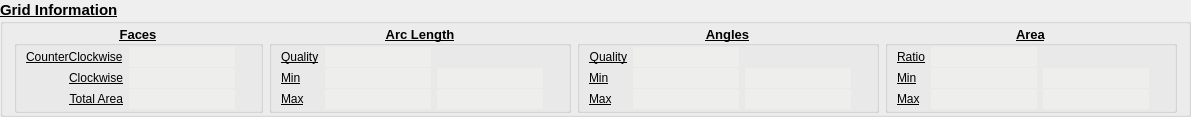
     <widget class="QGroupBox" name="gridInformation">
      <property name="enabled">
       <bool>true</bool>
      </property>
      <property name="palette">
       <palette>
        <active>
         <colorrole role="Base">
          <brush brushstyle="SolidPattern">
           <color alpha="255">
            <red>238</red>
            <green>238</green>
            <blue>236</blue>
           </color>
          </brush>
         </colorrole>
        </active>
        <inactive>
         <colorrole role="Base">
          <brush brushstyle="SolidPattern">
           <color alpha="255">
            <red>238</red>
            <green>238</green>
            <blue>236</blue>
           </color>
          </brush>
         </colorrole>
        </inactive>
        <disabled>
         <colorrole role="Base">
          <brush brushstyle="SolidPattern">
           <color alpha="255">
            <red>239</red>
            <green>235</green>
            <blue>231</blue>
           </color>
          </brush>
         </colorrole>
        </disabled>
       </palette>
      </property>
      <property name="font">
       <font>
        <pointsize>11</pointsize>
        <weight>75</weight>
        <bold>true</bold>
        <underline>true</underline>
       </font>
      </property>
      <property name="title">
       <string>Grid Information</string>
      </property>
      <layout class="QGridLayout" name="gridLayout_2">
       <property name="topMargin">
        <number>1</number>
       </property>
       <property name="bottomMargin">
        <number>1</number>
       </property>
       <item row="0" column="0">
        <widget class="QGroupBox" name="faceValues">
         <property name="font">
          <font>
           <pointsize>10</pointsize>
          </font>
         </property>
         <property name="title">
          <string>Faces</string>
         </property>
         <property name="alignment">
          <set>Qt::AlignCenter</set>
         </property>
         <layout class="QGridLayout" name="gridLayout_3">
          <property name="topMargin">
           <number>1</number>
          </property>
          <property name="rightMargin">
           <number>25</number>
          </property>
          <property name="bottomMargin">
           <number>1</number>
          </property>
          <property name="verticalSpacing">
           <number>1</number>
          </property>
          <item row="0" column="5">
           <widget class="QLineEdit" name="faceCounterVal">
            <property name="font">
             <font>
              <pointsize>9</pointsize>
              <weight>50</weight>
              <bold>false</bold>
              <underline>false</underline>
             </font>
            </property>
            <property name="frame">
             <bool>false</bool>
            </property>
            <property name="readOnly">
             <bool>true</bool>
            </property>
           </widget>
          </item>
          <item row="3" column="5">
           <widget class="QLineEdit" name="faceClockwiseVal">
            <property name="font">
             <font>
              <pointsize>9</pointsize>
              <weight>50</weight>
              <bold>false</bold>
              <underline>false</underline>
             </font>
            </property>
            <property name="frame">
             <bool>false</bool>
            </property>
            <property name="readOnly">
             <bool>true</bool>
            </property>
           </widget>
          </item>
          <item row="0" column="4">
           <widget class="QLabel" name="faceCounterTxt">
            <property name="font">
             <font>
              <pointsize>9</pointsize>
              <weight>50</weight>
              <bold>false</bold>
             </font>
            </property>
            <property name="text">
             <string>CounterClockwise</string>
            </property>
           </widget>
          </item>
          <item row="3" column="4">
           <widget class="QLabel" name="faceClockwiseTxt">
            <property name="font">
             <font>
              <pointsize>9</pointsize>
              <weight>50</weight>
              <bold>false</bold>
             </font>
            </property>
            <property name="text">
             <string>Clockwise</string>
            </property>
            <property name="alignment">
             <set>Qt::AlignRight|Qt::AlignTrailing|Qt::AlignVCenter</set>
            </property>
           </widget>
          </item>
          <item row="4" column="4">
           <widget class="QLabel" name="faceTotalAreaTxt">
            <property name="font">
             <font>
              <pointsize>9</pointsize>
              <weight>50</weight>
              <bold>false</bold>
             </font>
            </property>
            <property name="text">
             <string>Total Area</string>
            </property>
            <property name="alignment">
             <set>Qt::AlignRight|Qt::AlignTrailing|Qt::AlignVCenter</set>
            </property>
           </widget>
          </item>
          <item row="4" column="5">
           <widget class="QLineEdit" name="faceTotalAreaVal">
            <property name="enabled">
             <bool>true</bool>
            </property>
            <property name="font">
             <font>
              <pointsize>9</pointsize>
              <weight>50</weight>
              <bold>false</bold>
              <underline>false</underline>
             </font>
            </property>
            <property name="frame">
             <bool>false</bool>
            </property>
            <property name="readOnly">
             <bool>true</bool>
            </property>
           </widget>
          </item>
         </layout>
        </widget>
       </item>
       <item row="0" column="2">
        <widget class="QGroupBox" name="angleValues">
         <property name="font">
          <font>
           <pointsize>10</pointsize>
          </font>
         </property>
         <property name="title">
          <string>Angles</string>
         </property>
         <property name="alignment">
          <set>Qt::AlignCenter</set>
         </property>
         <layout class="QGridLayout" name="gridLayout_4">
          <property name="topMargin">
           <number>1</number>
          </property>
          <property name="rightMargin">
           <number>25</number>
          </property>
          <property name="bottomMargin">
           <number>1</number>
          </property>
          <property name="verticalSpacing">
           <number>1</number>
          </property>
          <item row="2" column="5">
           <widget class="QLineEdit" name="angMaxVal">
            <property name="font">
             <font>
              <pointsize>9</pointsize>
              <weight>50</weight>
              <bold>false</bold>
              <underline>false</underline>
             </font>
            </property>
            <property name="frame">
             <bool>false</bool>
            </property>
            <property name="readOnly">
             <bool>true</bool>
            </property>
           </widget>
          </item>
          <item row="2" column="3">
           <widget class="QLabel" name="angMaxTxt">
            <property name="font">
             <font>
              <pointsize>9</pointsize>
              <weight>50</weight>
              <bold>false</bold>
             </font>
            </property>
            <property name="text">
             <string>Max</string>
            </property>
           </widget>
          </item>
          <item row="2" column="6">
           <widget class="QLineEdit" name="angMaxLonLat">
            <property name="font">
             <font>
              <pointsize>9</pointsize>
              <weight>50</weight>
              <bold>false</bold>
              <underline>false</underline>
             </font>
            </property>
            <property name="frame">
             <bool>false</bool>
            </property>
            <property name="readOnly">
             <bool>true</bool>
            </property>
           </widget>
          </item>
          <item row="1" column="6">
           <widget class="QLineEdit" name="angMinLonLat">
            <property name="font">
             <font>
              <pointsize>9</pointsize>
              <weight>50</weight>
              <bold>false</bold>
              <underline>false</underline>
             </font>
            </property>
            <property name="frame">
             <bool>false</bool>
            </property>
            <property name="readOnly">
             <bool>true</bool>
            </property>
           </widget>
          </item>
          <item row="1" column="5">
           <widget class="QLineEdit" name="angMinVal">
            <property name="font">
             <font>
              <pointsize>9</pointsize>
              <weight>50</weight>
              <bold>false</bold>
              <underline>false</underline>
             </font>
            </property>
            <property name="frame">
             <bool>false</bool>
            </property>
            <property name="readOnly">
             <bool>true</bool>
            </property>
           </widget>
          </item>
          <item row="1" column="3">
           <widget class="QLabel" name="angMinTxt">
            <property name="font">
             <font>
              <pointsize>9</pointsize>
              <weight>50</weight>
              <bold>false</bold>
             </font>
            </property>
            <property name="text">
             <string>Min</string>
            </property>
           </widget>
          </item>
          <item row="0" column="3">
           <widget class="QLabel" name="angQualityTxt">
            <property name="font">
             <font>
              <pointsize>9</pointsize>
              <weight>50</weight>
              <bold>false</bold>
             </font>
            </property>
            <property name="text">
             <string>Quality</string>
            </property>
            <property name="alignment">
             <set>Qt::AlignRight|Qt::AlignTrailing|Qt::AlignVCenter</set>
            </property>
           </widget>
          </item>
          <item row="0" column="5">
           <widget class="QLineEdit" name="angQualityVal">
            <property name="font">
             <font>
              <pointsize>9</pointsize>
              <weight>50</weight>
              <bold>false</bold>
              <underline>false</underline>
             </font>
            </property>
            <property name="frame">
             <bool>false</bool>
            </property>
            <property name="readOnly">
             <bool>true</bool>
            </property>
           </widget>
          </item>
         </layout>
        </widget>
       </item>
       <item row="0" column="3">
        <widget class="QGroupBox" name="areaValues">
         <property name="font">
          <font>
           <pointsize>10</pointsize>
          </font>
         </property>
         <property name="title">
          <string>Area</string>
         </property>
         <property name="alignment">
          <set>Qt::AlignCenter</set>
         </property>
         <layout class="QGridLayout" name="gridLayout_5">
          <property name="topMargin">
           <number>1</number>
          </property>
          <property name="rightMargin">
           <number>25</number>
          </property>
          <property name="bottomMargin">
           <number>1</number>
          </property>
          <property name="verticalSpacing">
           <number>1</number>
          </property>
          <item row="1" column="4">
           <widget class="QLineEdit" name="areaMinVal">
            <property name="font">
             <font>
              <pointsize>9</pointsize>
              <weight>50</weight>
              <bold>false</bold>
              <underline>false</underline>
             </font>
            </property>
            <property name="frame">
             <bool>false</bool>
            </property>
            <property name="readOnly">
             <bool>true</bool>
            </property>
           </widget>
          </item>
          <item row="1" column="3">
           <widget class="QLabel" name="areaMinTxt">
            <property name="font">
             <font>
              <pointsize>9</pointsize>
              <weight>50</weight>
              <bold>false</bold>
             </font>
            </property>
            <property name="text">
             <string>Min</string>
            </property>
           </widget>
          </item>
          <item row="1" column="5">
           <widget class="QLineEdit" name="areaMinLonLat">
            <property name="font">
             <font>
              <pointsize>9</pointsize>
              <weight>50</weight>
              <bold>false</bold>
              <underline>false</underline>
             </font>
            </property>
            <property name="frame">
             <bool>false</bool>
            </property>
            <property name="readOnly">
             <bool>true</bool>
            </property>
           </widget>
          </item>
          <item row="3" column="5">
           <widget class="QLineEdit" name="areaMaxLonLat">
            <property name="font">
             <font>
              <pointsize>9</pointsize>
              <weight>50</weight>
              <bold>false</bold>
              <underline>false</underline>
             </font>
            </property>
            <property name="frame">
             <bool>false</bool>
            </property>
            <property name="readOnly">
             <bool>true</bool>
            </property>
           </widget>
          </item>
          <item row="3" column="4">
           <widget class="QLineEdit" name="areaMaxVal">
            <property name="font">
             <font>
              <pointsize>9</pointsize>
              <weight>50</weight>
              <bold>false</bold>
              <underline>false</underline>
             </font>
            </property>
            <property name="frame">
             <bool>false</bool>
            </property>
            <property name="readOnly">
             <bool>true</bool>
            </property>
           </widget>
          </item>
          <item row="3" column="3">
           <widget class="QLabel" name="areaMaxTxt">
            <property name="font">
             <font>
              <pointsize>9</pointsize>
              <weight>50</weight>
              <bold>false</bold>
             </font>
            </property>
            <property name="text">
             <string>Max</string>
            </property>
           </widget>
          </item>
          <item row="0" column="3">
           <widget class="QLabel" name="areaRatioTxt">
            <property name="font">
             <font>
              <pointsize>9</pointsize>
              <weight>50</weight>
              <bold>false</bold>
             </font>
            </property>
            <property name="text">
             <string>Ratio</string>
            </property>
            <property name="alignment">
             <set>Qt::AlignRight|Qt::AlignTrailing|Qt::AlignVCenter</set>
            </property>
           </widget>
          </item>
          <item row="0" column="4">
           <widget class="QLineEdit" name="areaRatioVal">
            <property name="font">
             <font>
              <pointsize>9</pointsize>
              <weight>50</weight>
              <bold>false</bold>
              <underline>false</underline>
             </font>
            </property>
            <property name="frame">
             <bool>false</bool>
            </property>
            <property name="readOnly">
             <bool>true</bool>
            </property>
           </widget>
          </item>
         </layout>
        </widget>
       </item>
       <item row="0" column="1">
        <widget class="QGroupBox" name="arcLengthValues">
         <property name="font">
          <font>
           <pointsize>10</pointsize>
          </font>
         </property>
         <property name="title">
          <string>Arc Length</string>
         </property>
         <property name="alignment">
          <set>Qt::AlignCenter</set>
         </property>
         <layout class="QGridLayout" name="gridLayout_6">
          <property name="topMargin">
           <number>1</number>
          </property>
          <property name="rightMargin">
           <number>25</number>
          </property>
          <property name="bottomMargin">
           <number>1</number>
          </property>
          <property name="verticalSpacing">
           <number>1</number>
          </property>
          <item row="2" column="2">
           <widget class="QLineEdit" name="arcMaxLonLat">
            <property name="font">
             <font>
              <pointsize>9</pointsize>
              <weight>50</weight>
              <bold>false</bold>
              <underline>false</underline>
             </font>
            </property>
            <property name="frame">
             <bool>false</bool>
            </property>
            <property name="readOnly">
             <bool>true</bool>
            </property>
           </widget>
          </item>
          <item row="2" column="0">
           <widget class="QLabel" name="arcMaxTxt">
            <property name="font">
             <font>
              <pointsize>9</pointsize>
              <weight>50</weight>
              <bold>false</bold>
             </font>
            </property>
            <property name="text">
             <string>Max</string>
            </property>
           </widget>
          </item>
          <item row="1" column="1">
           <widget class="QLineEdit" name="arcMinVal">
            <property name="font">
             <font>
              <pointsize>9</pointsize>
              <weight>50</weight>
              <bold>false</bold>
              <underline>false</underline>
             </font>
            </property>
            <property name="frame">
             <bool>false</bool>
            </property>
            <property name="readOnly">
             <bool>true</bool>
            </property>
           </widget>
          </item>
          <item row="1" column="0">
           <widget class="QLabel" name="arcMinTxt">
            <property name="font">
             <font>
              <pointsize>9</pointsize>
              <weight>50</weight>
              <bold>false</bold>
             </font>
            </property>
            <property name="text">
             <string>Min</string>
            </property>
           </widget>
          </item>
          <item row="1" column="2">
           <widget class="QLineEdit" name="arcMinLonLat">
            <property name="font">
             <font>
              <pointsize>9</pointsize>
              <weight>50</weight>
              <bold>false</bold>
              <underline>false</underline>
             </font>
            </property>
            <property name="frame">
             <bool>false</bool>
            </property>
            <property name="readOnly">
             <bool>true</bool>
            </property>
           </widget>
          </item>
          <item row="2" column="1">
           <widget class="QLineEdit" name="arcMaxVal">
            <property name="font">
             <font>
              <pointsize>9</pointsize>
              <weight>50</weight>
              <bold>false</bold>
              <underline>false</underline>
             </font>
            </property>
            <property name="frame">
             <bool>false</bool>
            </property>
            <property name="readOnly">
             <bool>true</bool>
            </property>
           </widget>
          </item>
          <item row="0" column="0">
           <widget class="QLabel" name="arcQualityTxt">
            <property name="font">
             <font>
              <pointsize>9</pointsize>
              <weight>50</weight>
              <bold>false</bold>
             </font>
            </property>
            <property name="text">
             <string>Quality</string>
            </property>
           </widget>
          </item>
          <item row="0" column="1">
           <widget class="QLineEdit" name="arcQualityVal">
            <property name="font">
             <font>
              <pointsize>9</pointsize>
              <weight>50</weight>
              <bold>false</bold>
              <underline>false</underline>
             </font>
            </property>
            <property name="frame">
             <bool>false</bool>
            </property>
            <property name="readOnly">
             <bool>true</bool>
            </property>
           </widget>
          </item>
         </layout>
        </widget>
       </item>
      </layout>
     </widget>
